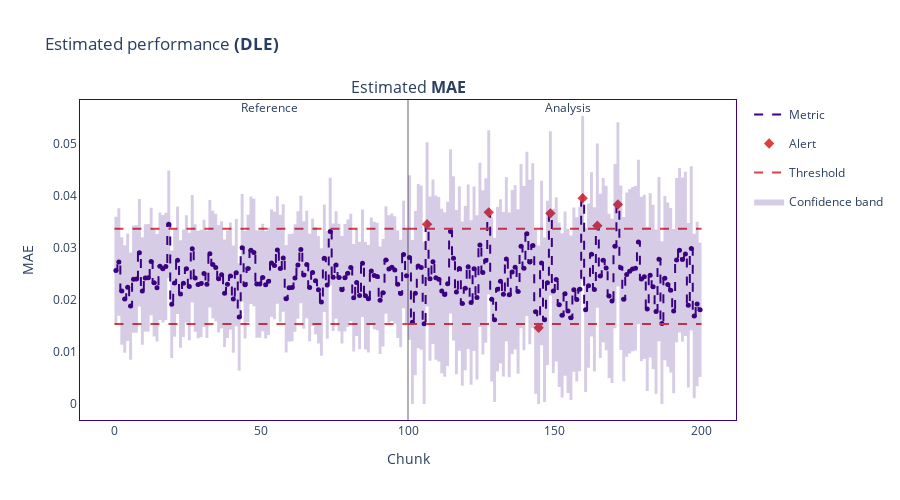

Notebook code cell kept with this figure:
### Code cell
estimated_performance = estimator.estimate(prod_df0)
estimated_performance.plot()
